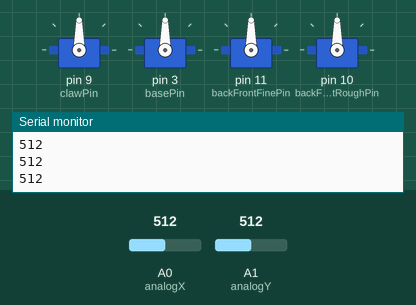
Recording of a sketch running on a simulated Arduino Uno, built with avr-gcc and run on an emulated ATmega328P. On the bench: 4 × servo, the last lines printed to the serial monitor. Inputs (shaded band) come from the test bench; at power-on: A0 (analogX) = 512, A1 (analogY) = 512.

Above: at 1.2 s.
1.3 s: A0 (analogX) set to 544
At 1.7 s:
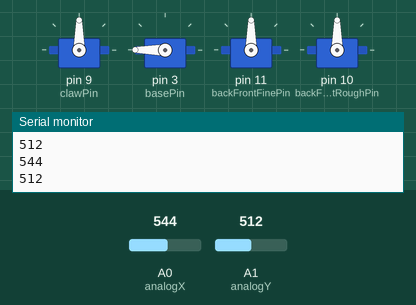
2.8 s: A1 (analogY) set to 536
At 3.7 s:
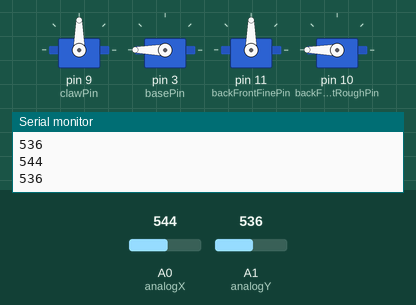
4.3 s: A0 (analogX) set to 520
At 4.9 s:
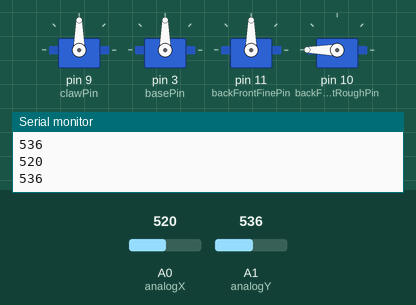
5.8 s: A1 (analogY) set to 460
At 6.8 s:
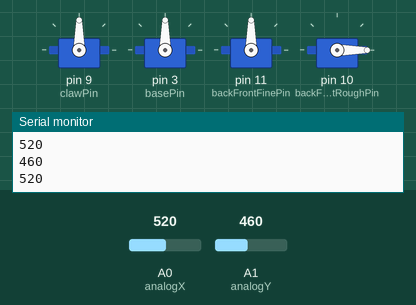
7.3 s: A0 (analogX) set to 540
At 8.1 s:
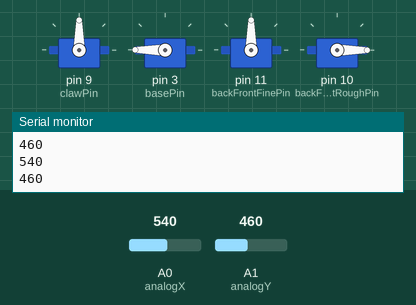
8.8 s: A0 (analogX) set to 306
At 10.0 s:
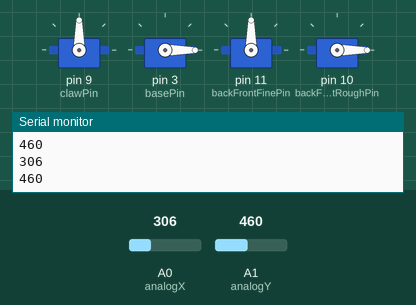
Timing chart, 0 to 11.3 s (numbered marks = the images above; inputs shaded):
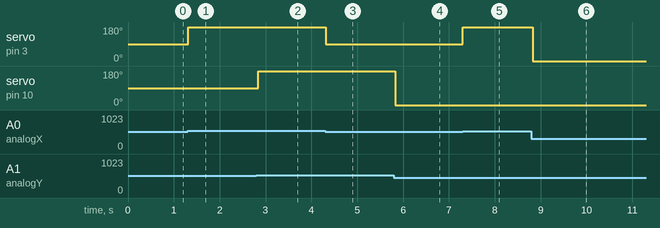

The sketch:

robotarm.ino
```cpp
#include <Servo.h>

// Joystick pin definitions
const int analogX = A0;
const int analogY = A1;

// Servo pin definitions
const int clawPin = 9;
const int basePin = 3;
const int backFrontFinePin = 11;
const int backFrontRoughPin = 10;

// dynamic values for joystick
int xval = 0;
int yval = 0;
int basePos = 0;
int armPos = 0;

// servos
Servo claw;
Servo base;
Servo backFrontFine;
Servo backFrontRough;

void setup() {

  // joystick pinmodes

  pinMode(analogX, INPUT);
  pinMode(analogY, INPUT);

  // servo pinmodes
  pinMode(clawPin, OUTPUT);
  pinMode(basePin, OUTPUT);
  pinMode(backFrontFinePin, OUTPUT);
  pinMode(backFrontRoughPin, OUTPUT);

  // serial
  Serial.begin(9600);

  // servo attachment to pins
  claw.attach(clawPin);
  base.attach(basePin);
  backFrontFine.attach(backFrontFinePin);
  backFrontRough.attach(backFrontRoughPin);

  // do some voodoo here
}

void loop() {

  // read input from joystick
  xval = analogRead(analogX);
  yval = analogRead(analogY);

  // base position is either 0, 90, or 180 degress based on x-coordinate of joystick
  if (xval <= 470) {
    basePos = 0;
  } else if (xval > 470 && xval < 530) {
    basePos = 90;
  } else if (xval >= 530) {
    basePos = 180;
  }

  // same with the backFrontRough servo, but with the y-coordinate insetad
  if (yval <= 470) {
    armPos = 0;
  } else if (yval > 470 && yval < 530) {
    armPos = 90;
  } else if (yval >= 530) {
    armPos = 180;
  }

  //  writing to servos
  base.write(basePos);
  backFrontRough.write(armPos);

  // debug prints
  Serial.println(xval);
  Serial.println(yval);

  // rate control
  delay(50);
}
```

Measured:
- the behaviour switches between 529 and 530 on A0 (analogX) (found by bisection; images 0 and 1)
- the behaviour switches between 529 and 530 on A1 (analogY) (found by bisection; images 1 and 2)
- after the input at 1.3 s, servo on pin 3 (basePin): 90° → 180° at once
- after the input at 2.8 s, servo on pin 10 (backFrontRoughPin): 90° → 180° at once
- after the input at 4.3 s, servo on pin 3 (basePin): 180° → 90° at once
- after the input at 5.8 s, servo on pin 10 (backFrontRoughPin): 180° → 0° at once
- after the input at 7.3 s, servo on pin 3 (basePin): 90° → 180° at once
- after the input at 8.8 s, servo on pin 3 (basePin): 180° → 0° at once
